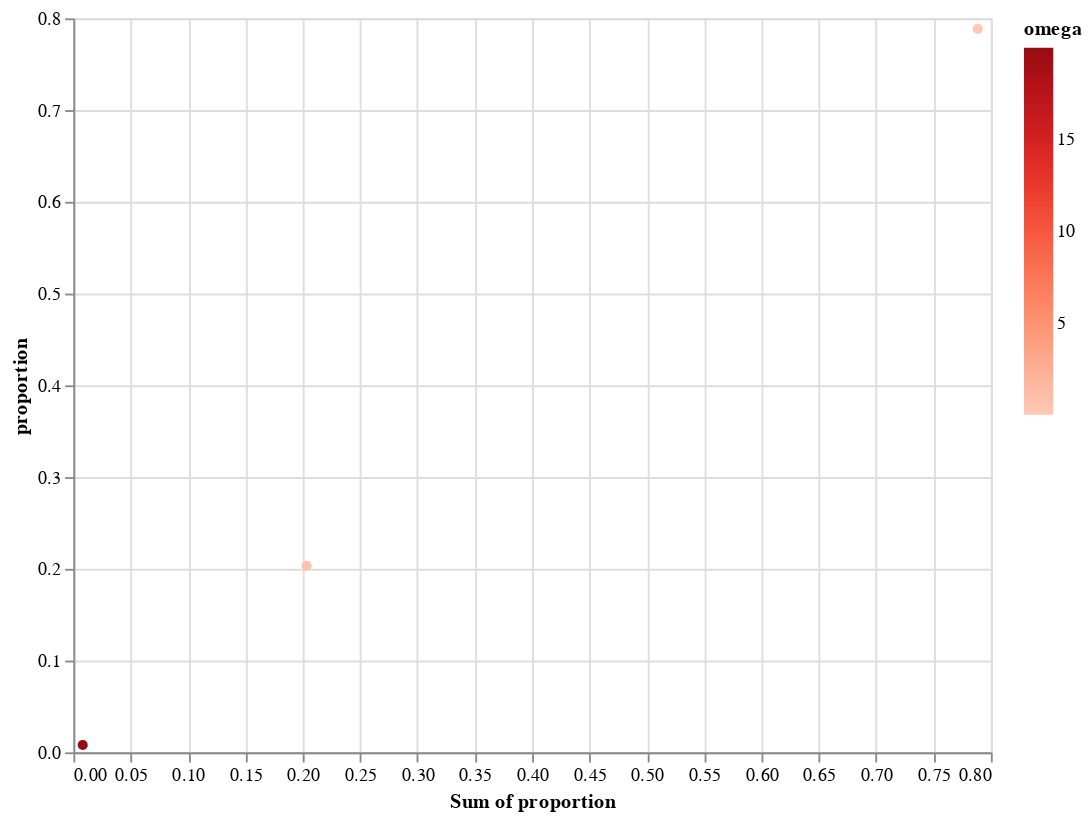

Here is the notebook cell this chart was saved with:
### Markdown cell above
## Fits plots

### Code cell
# Unconstrained model

data   = getBUSTEDS_Fits(JSON_FILE)
df_Unc = pd.DataFrame.from_dict(data["Unconstrained model"]["Rate Distributions"]["Test"], orient='index')

source = df_Unc

alt.Chart(source).mark_circle().encode(
    x='sum(proportion)',
    y='proportion',
    color=alt.Color('omega', scale=alt.Scale(scheme='reds', reverse=False))
).properties(
    width=500,
    height=400)

### Figure 1 — Vega-Lite specification as saved in the notebook (floating-point values rounded to 4 significant figures)
{"config": {"view": {"continuousWidth": 400, "continuousHeight": 300}}, "data": {"name": "data-5106c99614246358f6807a3a84470513"}, "mark": "circle", "encoding": {"color": {"type": "quantitative", "field": "omega", "scale": {"reverse": false, "scheme": "reds"}}, "x": {"type": "quantitative", "aggregate": "sum", "field": "proportion"}, "y": {"type": "quantitative", "field": "proportion"}}, "height": 400, "width": 500, "$schema": "https://vega.github.io/schema/vega-lite/v4.8.1.json", "datasets": {"data-5106c99614246358f6807a3a84470513": [{"omega": 0.05604, "proportion": 0.7885}, {"omega": 0.743, "proportion": 0.2034}, {"omega": 19.95, "proportion": 0.008107}]}}
